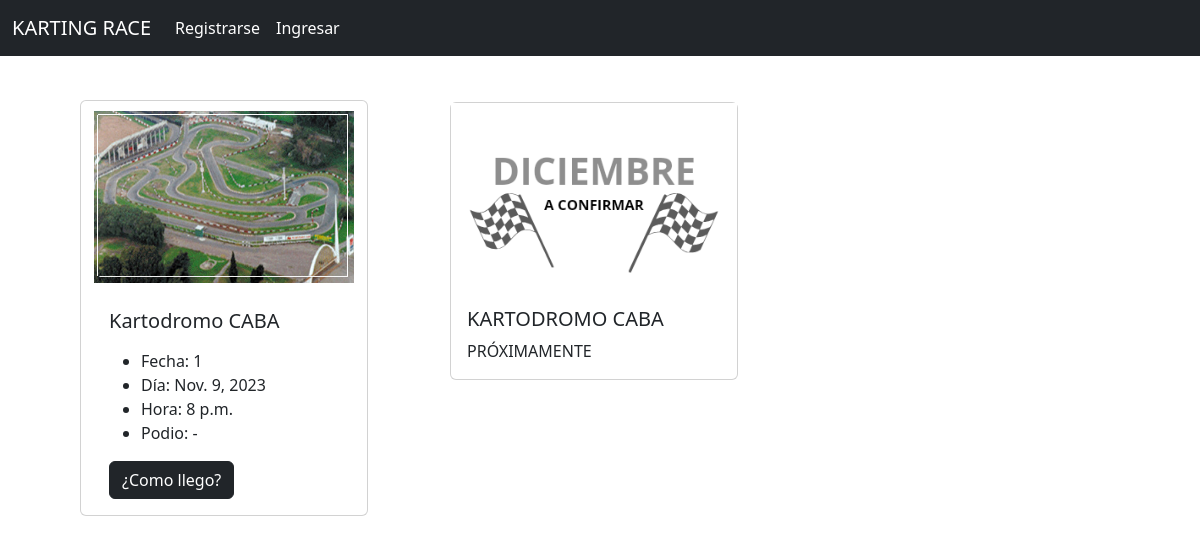
The page /fechas on the database its author committed.
### WebKarting/models.py (models this page shows, shortened)
class Fechas_Carreras(models.Model):
    nombre = models.CharField('Carrera', max_length=100)
    fecha = models.DateField('Fecha', max_length=60)
    hora = models.TimeField('Hora', max_length=60)
    lugar = models.CharField('Pista', max_length=100)
    estado = models.CharField('Ganador', max_length=100, blank=True)

### WebKarting/views.py (the view)
# urls.py: path('fechas', views.fechas_carreras, name="fechas-carreras"),
def fechas_carreras(request):
    Pista = Fechas_Carreras.objects.all()
    return render(request, 'fechas.html', {
        "Pista": Pista,
    })

### WebKarting/templates/fechas.html
{% extends 'base.html'%}
{% block content%}
<div class="container">
  <div class="row">
<div class="card" style="width: 18rem; top: 20px; left: 50px; right: 20px">
    <img src="/static/images/Kartodromo_CABA.png" style="padding: 10px; padding-right: 1px; padding-left: 1px" class="card-img-top" alt="...">
    <div class="card-body">
        {% for info in Pista %}
      <h5 class="card-title">{{ info.lugar }}</h5>
      <p class="card-text">
        <ul>
            <li>Fecha: {{ info.nombre }}</li>
            <li>Día: {{info.fecha}}</li>
            <li>Hora: {{info.hora}}</li>
            <li>Podio: -</li>
        </ul>
    </p>
      <a href="https://www.google.com.ar/maps/place/Kart%C3%B3dromo+Internacional+de+Buenos+Aires/@-34.6982597,-58.4702363,17z/data=!3m1!4b1!4m6!3m5!1s0x95bccea3f1407965:0xb68cbb195c0d0a64!8m2!3d-34.6982641!4d-58.467656!16s%2Fg%2F11bv3v97z1?entry=ttu" class="btn btn-dark">¿Como llego?</a>
      {%endfor%}
    </div>
  </div>
</div>
</div>
<div class="card" style="width: 18rem; top: -394px; left: 450px; right: 100px">
  <img src="/static/images/carrera_diciembre.png" class="card-img-top+" alt="carrera diciembre">
  <div class="card-body">
    <h5 class="card-title">KARTODROMO CABA</h5>
    <p class="card-text">PRÓXIMAMENTE</p>
  </div>
</div>
{% endblock %}

### WebKarting/templates/base.html (shortened to what this page needs)
<!doctype html>
<html lang="en">
  <head>
    <link href="https://cdn.jsdelivr.net/npm/bootstrap@5.3.2/dist/css/bootstrap.min.css" rel="stylesheet">
  </head>
  <body>
    {% include 'navbar.html'%}
  <br/>
    {% block content %}
    {% endblock %}
  </body>
</html>

### WebKarting/templates/navbar.html (shortened to what this page needs)
<nav class="navbar navbar-expand-lg navbar-dark bg-dark">
    <div class="container-fluid">
      <a class="navbar-brand" href="{% url 'home' %}">KARTING RACE</a>
      <div class="collapse navbar-collapse" id="navbarSupportedContent">
        <ul class="navbar-nav me-auto mb-2 mb-lg-0">
          {% if user.is_authenticated %}
          <li class="nav-item">
            <a class="nav-link active" href={% url 'logout' %}>Logout</a>
          </li>
          {% else %}
          <li class="nav-item">
            <a class="nav-link active" href={% url 'register_user' %}>Registrarse</a>
          </li>
          <li class="nav-item">
            <a class="nav-link active" href={% url 'login' %}>Ingresar</a>
          </li>
          {%endif%}
        </ul>
      </div>
    </div>
  </nav>

### rows shown on the page
Fechas_Carreras: lugar "Kartodromo CABA", nombre "1", fecha "Nov. 9, 2023", hora "8 p.m."
